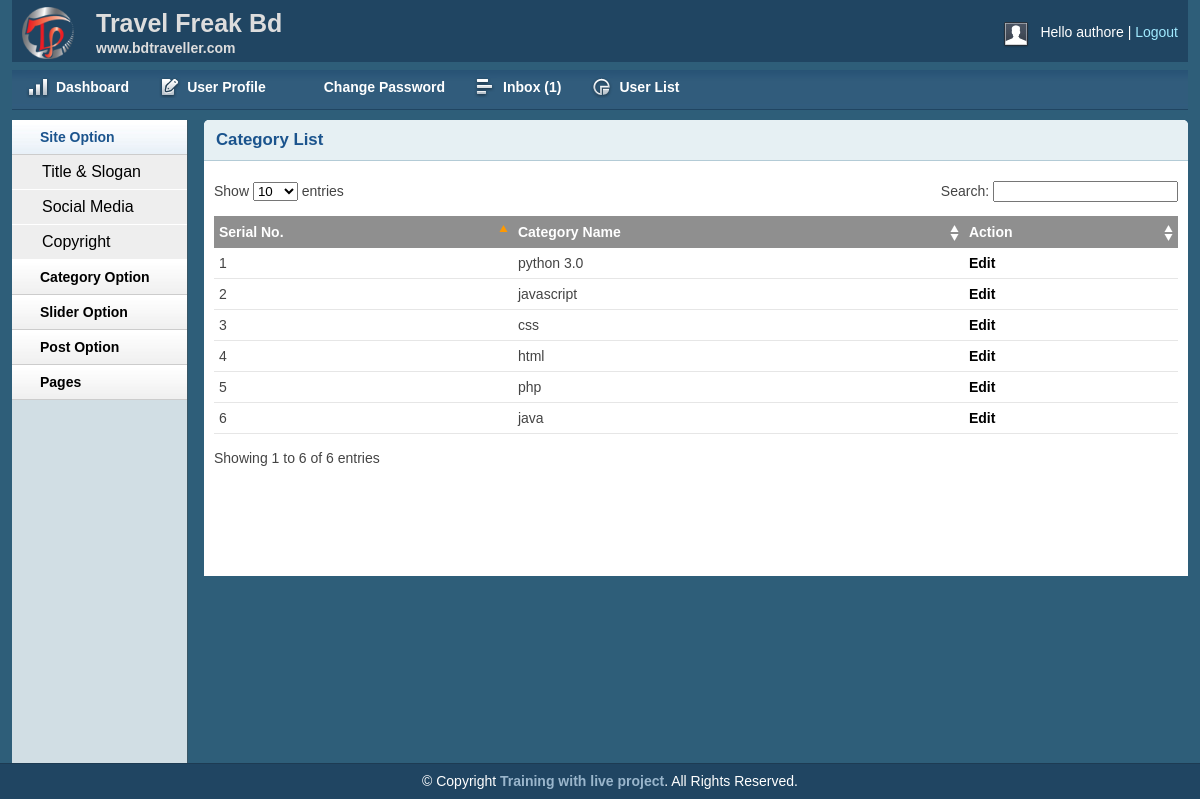
Screenshot of /admin/catlist.php (signed in) with the database file from the repository.
### tables this page shows
CREATE TABLE IF NOT EXISTS `tbl_catagory` (
  `id` int(11) NOT NULL AUTO_INCREMENT,
  `name` varchar(55) NOT NULL,
  PRIMARY KEY (`id`)
);

### lib/database1.php (called while the page is built, shortened)
<?php
 class Database{
      private $dbname="mysql:host=localhost; dbname=db_blog;";
      private $dbuser="root";
      private $dbpass="";
      public $conn;
    public function __construct(){
        if(!isset($this->conn)){
            try {
                $this->conn= new PDO("$this->dbname,$this->dbuser,$this->dbpass");
                $this->conn->setAttribute(PDO::ATTR_ERRMODE,PDO::ERRMODE_EXCEPTION);
            } catch (PDOException $e) {
                die("connection failed".$e->getMessage());
            }
        }
     }
}
?>

### admin/catlist.php (the view, shortened to what this page needs)
<?php include "inc/header.php" ;?>
 <?php include "inc/sidebar.php" ;?>
        <div class="grid_10">
            <div class="box round first grid">
                <h2>Category List</h2>
                <div class="block">
                    <table class="data display datatable" id="example">
					<thead>
						<tr>
							<th>Serial No.</th>
							<th>Category Name</th>
							<th>Action</th>
						</tr>
					</thead>
					<tbody>
					<?php
						$sql="SELECT * FROM tbl_catagory ORDER BY id DESC";
						$value = $db->conn->prepare($sql);
						$value->execute();
						$reault = $value->fetchAll();
						if($value){
							$i =0;
							foreach ($reault as $data) {
								$i++;
					?>
						<tr class="odd gradeX">
							<td><?php echo $i ;?></td>
							<td><?php echo $data['name'] ;?></td>
							<td><a href="editcat.php?catid=<?php echo $data['id'] ;?>">Edit</a>
							 </td>
						</tr>
					<?php }} ;?>
					</tbody>
				</table>
               </div>
            </div>
        </div>
  <?php include "inc/footer.php" ;?>

### admin/css/layout.css (style rules this page uses)
body { background: #fff none repeat scroll 0 0; color: #444; font-size: 14px; padding: 0; }
a { color: #000; font-weight: bold; text-decoration: none; }
h1, h2, h3, h4, h5, h6 { line-height: 1.2em; margin-bottom: .3em; }
h2 { margin-top: 1em; }
.box { background: #fff; margin-bottom: 20px; padding: 10px 10px 10px 10px; margin-left: -8px; }
.box.grid { padding-bottom: 40px; }
.box.round { -moz-border-radius: 5px 5px 0px 0px; -webkit-border-radius: 5px 5px 0px 0px; border-radius: 5px 5px 0px 0px; }
.box h2 { font-size: 1.2em; font-weight: bold; color: #1B548D; background: #E6F0F3; margin: -10px -10px 0 -10px; padding: 10px 12px; border-bottom: 1px solid #B3CBD6; -moz-border-radius: 5px 5px 0px 0px; -webkit-border-radius: 5px 5px 0px 0px; border-radius: 5px 5px 0px 0px; }
.box.first { min-height: 406px; }
.block { padding-top: 20px; }
.block { padding-bottom: 1px; }
table.display { margin: 0 auto; clear: both; width: 100%; }
.sorting_asc { background: #8f8f8f url(../img/table/sort_asc.png) no-repeat center right; padding: 8px 5px; text-align: left; color: #fff; }
.sorting { background: #8f8f8f url(../img/table/sort_both.png) no-repeat center right; padding: 8px 5px; text-align: left; color: #fff; }
tr.odd { height: 30px; line-height: 30px; border-bottom: 1px solid #e6e6e6; }
tr.even { height: 30px; line-height: 30px; border-bottom: 1px solid #e6e6e6; }
tr.odd td, tr.even td { padding-left: 5px; }

### rows the page displays
tbl_catagory: name "python 3.0"
tbl_catagory: name "javascript"
tbl_catagory: name "css"
tbl_catagory: name "html"
tbl_catagory: name "php"
tbl_catagory: name "java"

### other values shown
session::get("username") "authore"
$row "1"
